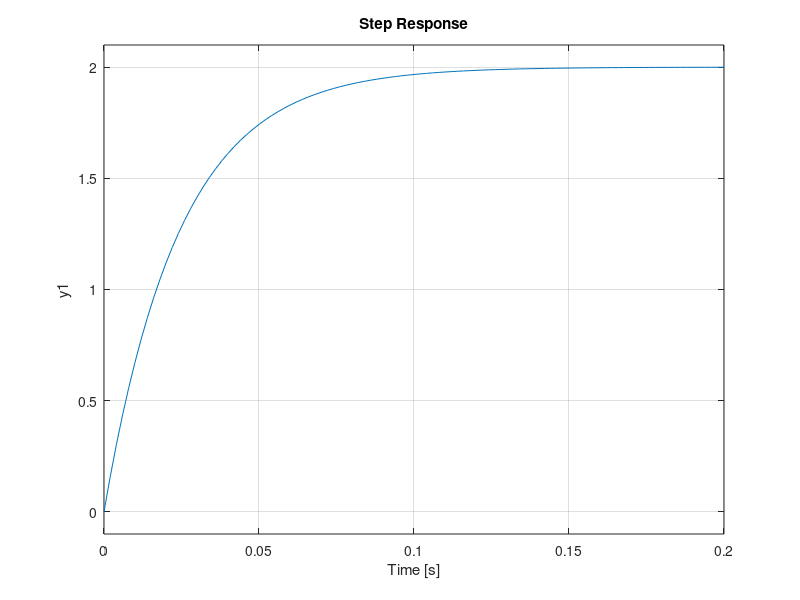

Here is the MATLAB script that generated this plot:
clear all
close all
clc

K=81.967

s=tf('s'); 
G=K/(s+40.984) 

figure,step(G);
grid on;
%s=tf('s'); 
%g=K/S(S+5)
%H=1
%T=feedback(G,H)
%figure,step(T)